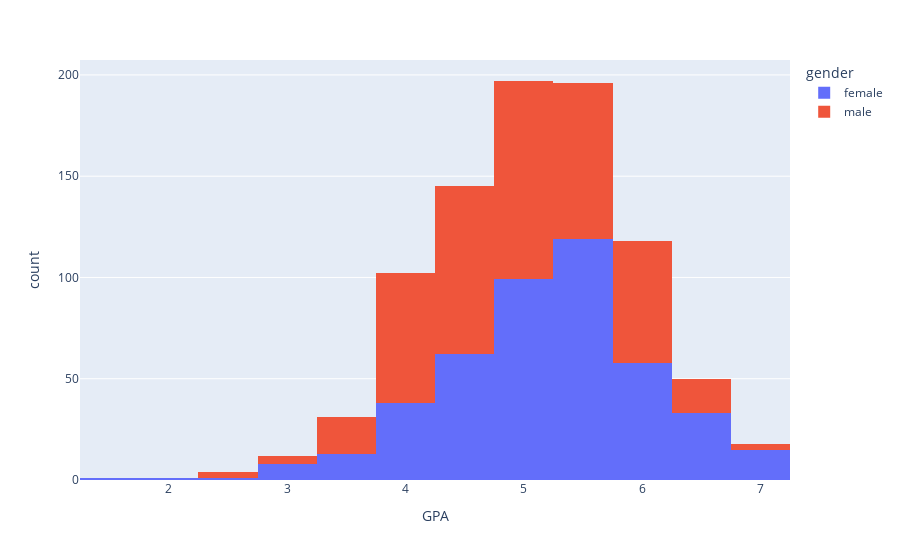

Notebook source saved alongside this figure:
### Code cell
fig = px.histogram(df_grades, x="GPA", color="gender", nbins=13)
fig.show()

### Figure 1 — Plotly figure (JSON) as saved in the notebook; plotly's stock layout.template omitted (floating-point values rounded to 4 significant figures; data arrays with more than 128 entries replaced by an {"elided": "..."} marker saying what was removed)
{"data": [{"alignmentgroup": "True", "bingroup": "x", "hovertemplate": "gender=female<br>GPA=%{x}<br>count=%{y}<extra></extra>", "legendgroup": "female", "marker": {"color": "#636efa", "pattern": {"shape": ""}}, "name": "female", "nbinsx": 13, "offsetgroup": "female", "orientation": "v", "showlegend": true, "type": "histogram", "x": {"elided": "448 float values"}, "xaxis": "x", "yaxis": "y"}, {"alignmentgroup": "True", "bingroup": "x", "hovertemplate": "gender=male<br>GPA=%{x}<br>count=%{y}<extra></extra>", "legendgroup": "male", "marker": {"color": "#EF553B", "pattern": {"shape": ""}}, "name": "male", "nbinsx": 13, "offsetgroup": "male", "orientation": "v", "showlegend": true, "type": "histogram", "x": {"elided": "427 float values"}, "xaxis": "x", "yaxis": "y"}], "layout": {"barmode": "relative", "legend": {"title": {"text": "gender"}, "tracegroupgap": 0}, "margin": {"t": 60}, "xaxis": {"anchor": "y", "domain": [0, 1], "title": {"text": "GPA"}}, "yaxis": {"anchor": "x", "domain": [0, 1], "title": {"text": "count"}}}}
